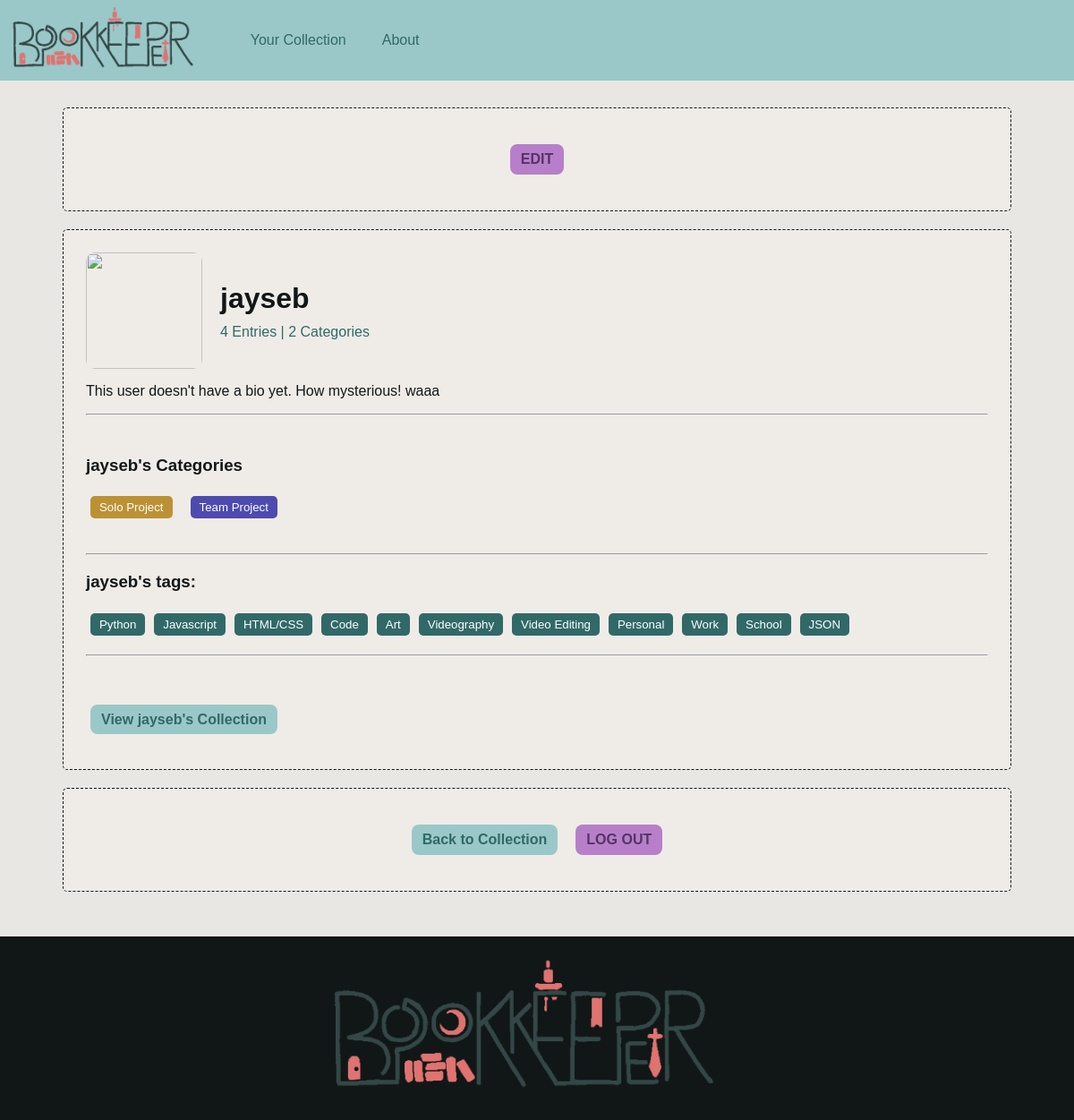
The app's page /jayseb (signed in) with its own data.
### app.py (models this page shows, shortened)
class User(db.Model):
    id=db.Column(db.Integer, primary_key=True)
    username=db.Column(db.String(20), unique=True, nullable=False)
    password_hash=db.Column(db.String(100), nullable=False)
    collection=db.Column(JSON)
    categories=db.Column(JSON)
    tags=db.Column(JSON)
    profile_info=db.Column(JSON)

### app.py (the view)
@app.route("/<string:username>", methods=["POST", "GET"])
def viewProfile(username:str):
    user = User.query.get(session["id"])
    if not user:
        return redirect("/")
    if request.method == "POST":
        for form_submission in request.form:
            profile.formPOST(user, request.form, form_submission)
        updateSessionFromUser(user)
        updateUserFromSession(user)
        db.session.commit()
    profile_subtitle = profile.getProfileSubtitle(user)
    return render_template(
            "profile.html",
            user=user,
            profile_subtitle=profile_subtitle
            )

### scripts/view_profile.py (called while the page is built)
    def getProfileSubtitle(self, user):
        category_count = len([i for i in user.categories.keys()])
        entry_count = len(user.collection)
        if category_count > 0:
            category_count -= 1
        if entry_count == 1:
            entry_subtitle = f"{entry_count} Entry "
        else:
            entry_subtitle = f"{entry_count} Entries "
        if category_count == 1:
            category_subtitle = f"| {category_count} Category"
        else:
            category_subtitle = f"| {category_count} Categories"
        profile_subtitle = entry_subtitle + category_subtitle
        return profile_subtitle

### templates/profile.html (shortened to what this page needs)
{% extends 'base.html' %}
{% block head %}
<link rel="stylesheet" href="../static/style.css">
{% endblock %}
{% block body %}
<div id="pageWrap">
        <div id="contentWrap">
            <div id="actionButtons1" class="actionButtons dashed-border">
                <a class="btn blueBtn" href="/collection">Back to Collection</a>
                <a class="btn purpleBtn" href="{{url_for('logout')}}">LOG OUT</a>
            </div>
            <div id="characterContent" class="dashed-border">
                <div id="titleAndIcon" class="row">
                    <img src="https://dl.dropboxusercontent.com/scl/fi/4ozl1wdskf3o46qmehk2o/putwr.jpg?rlkey=iebhl5zm4qaqzoj33705adhot&st=lpcmv26j&dl=0">
                    <div>
                        <h1>{{user.username}}</h1>
                        <p style="color:#316969;">{{profile_subtitle}}</p>
                    </div>
                </div>
                <p id="currentBio">{{user.profile_info['bio'] | safe }}</p>
                <hr>
                <br>
                <div class="profileCategoryListWrap">
                    <div>
                        <h3>{{user.username}}'s Categories</h3>
                    </div>
                    <div class="row">
                        <form action="/{{user.username}}" method="POST" name="deleteCategoryForm" id="deleteCategoryForm">
                        {% if user.categories | length > 1 %}
                            <div class="row">
                                {% for category in user.categories.items() %}
                                    {% if category[0] != "Unsorted" %}
                                    <div id="{{category[0]}}" class="categoryTagWrap">
                                        <div class="categoryTag">
                                                <h5
                                                style= "background-color:{{category[1]}};
                                                        color:#ffffff;">
                                                    {{category[0]}}
                                                </h5>
                                        </div>
                                    </div>
                                    {% endif %}
                                {% endfor %}
                            </div>
                        {% else %}
                            <p id="nocategories">No categories.</p>
                        {% endif %}
                        </form>
                    </div>
                </div>
                <hr>
                <h3>{{user.username}}'s tags:</h3>
                <div id="userTagWrap">
                    <form action="/{{user.username}}" method="POST" name="deleteTagForm" id="deleteTagForm">
                        {% if user.tags | length > 0 %}
                        <div class="row">
                            {% for tag in user.tags %}
                            <div class="categoryTag">
                                    <h5
                                    style= "background-color:#316969;
                                            color:#ffffff;">
                                        {{tag}}
                                    </h5>
                            </div>
                            {% endfor %}
                        </div>
                        {% else %}
                        <p id ="notags">No tags.</p>
                        {% endif %}
                    </form>
                </div>
                <hr>
                <br><br><br>
                <a class="btn blueBtn" href="/collection">View {{user.username}}'s Collection</a>
                <br><br><br>
            </div>
            <div id="actionButtons2" class="actionButtons dashed-border">
                <span>
                    <a class="btn purpleBtn" id="editProfileBtn" onclick="switchToEditMode()">EDIT</a>
                </span>
            </div>
        </div>
    </div>
{% endblock %}

### templates/base.html (shortened to what this page needs)
{% block head %}{% endblock %}
            <nav id="navbar">
                <a href="/">
                        <img id="bookkeeperLogo" src="/static/img/bookkeeper.png"/>
                </a>
                <a href="/collection">
                    <div class="navbuttons">
                        Your Collection
                    </div>
                </a>
                <a href="/about">
                    <div class="navbuttons">
                        About
                    </div>
                </a>
            </nav>
        {% block body %}
        {% endblock %}
        <footer>
            <a href="/">
                        <img id="bookkeeperLogo" src="/static/img/bookkeeper.png"/>
                </a>
        </footer>
    </body>
</html>

### static/style.css (style rules this page uses)
a { text-decoration: none; }
img { object-fit: cover; }
.row { display: flex; flex-direction: row; flex-wrap: wrap; align-items: center; }
.btn { text-decoration: none; transition: 0.3s ease; padding: 8px 12px; border-radius: 8px; text-align: center; border: none; font-weight: bold; margin: 5px; }
.blueBtn { background-color: #9ac8c8; color:#316969 }
.purpleBtn { background-color: #b77fc9; color: #543464 }
#bookkeeperLogo { height: 80%; margin: 5px 40px 5px 10px; display: flex; justify-self: center; }
#navbar { display: flex; background-color: #9ac8c8; height: 90px; top: 0; position: sticky; }
#navbar a .navbuttons { justify-self: center; display: flex; align-items: center; height: 100%; transition: 0.3s ease; padding: 0px 20px; }
#navbar a { color: #316969; }
footer { height: 190px; background-color: #111717; margin-top: 40px; padding-top: 15px; bottom: 0; left: 0; width: 100%; }
#titleAndIcon { display: flex; margin: 15px 0px; }
#titleAndIcon img { width: 130px; height: 130px; object-fit: cover; border-radius: 10px; }
#titleAndIcon div { margin: 10px 20px; text-align: left; }
#titleAndIcon h1, #titleAndIcon p { margin: 10px 0px; }
#contentWrap { display: flex; justify-self: center; width: 1200px; max-width: 90%; margin-top: 20px; }
.dashed-border { border: dashed 1px #111717; padding: 10px 25px; margin: 10px; background-color: #efece8; border-radius: 5px; }
#characterContent { flex-basis: 70%; }
.actionButtons { padding: 30px; display: flex; flex-direction: column; justify-content: space-between; flex-basis: 15%; flex-wrap: wrap; }
.actionButtons span { display: flex; flex-direction: column; }
.actionButtons .btn { margin: 10px; }
@media (max-aspect-ratio: 4/3) { #contentWrap { flex-direction: column-reverse; width: 90vw; } }
@media (max-aspect-ratio: 4/3) { .actionButtons { flex-direction: row; justify-content: center; } }
@media (max-aspect-ratio: 4/3) { .actionButtons span { flex-direction: row; justify-content: center; } }
.categoryTag { display: flex; margin: 5px; }
.categoryTag h5 { padding: 5px 10px; border-radius: 5px; font-weight: 200; text-align: center; }
#deleteCategoryForm .categoryTag h5, #deleteTagForm .categoryTag h5 { margin: 0 auto; }
.categoryTagWrap { margin-right: 10px; margin-bottom: 10px; }

### records on screen
User: username "jayseb", profile_info.bio "This user doesn't have a bio yet. How mysterious! waaa"

### other values on screen
{{ profile_subtitle }} "4 Entries | 2 Categories"
{{ category[0] }} "Solo Project" "Team Project"
{{ tag }} "Python" "Javascript" "HTML/CSS" "Code" "Art" "Videography" "Video Editing" "Personal" "Work" "School" "JSON"
